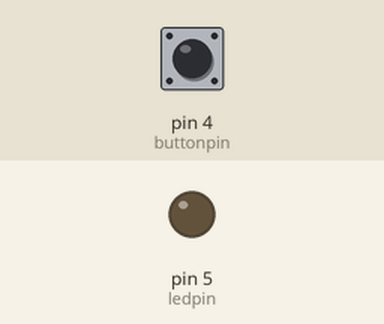
This sketch was run on a simulated Arduino Uno, built with avr-gcc and run on an emulated ATmega328P. Shown: output pins drawn as LEDs (lit = HIGH). The test bench sets the inputs (shaded band); at power-on: pin 4 (buttonpin) LOW.

Above: at 1.2 s.
1.3 s: pin 4 (buttonpin) pulled HIGH for 0.15 s
At 1.37 s:
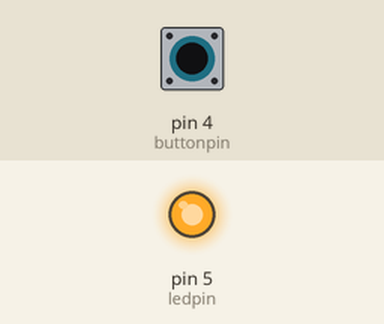
2.9 s: pin 4 (buttonpin) pulled HIGH for 3.2 s
At 6.6 s:
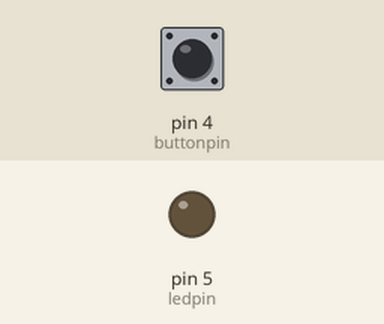
Timing chart, 0 to 8.1 s (numbered marks = the images above; inputs shaded):
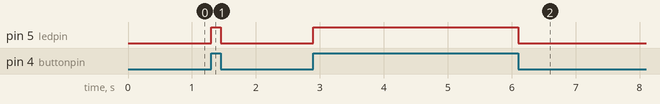

The sketch:

LED_using_push_button.ino
```cpp
int ledpin=5;
int buttonpin=4;
int buttonstate = 0;
void setup() {
  pinMode(ledpin,OUTPUT);
  pinMode(buttonpin,INPUT);

}

void loop() {
  buttonstate = digitalRead(buttonpin);
  if(buttonstate == HIGH)
  {
    digitalWrite(ledpin,HIGH);
  }
  else{
    digitalWrite(ledpin,LOW);
  }
}
```

Measured:
- after the input at 1.3 s, pin 5 (ledpin): LOW → HIGH at once, → LOW 0.15 s later
- after the input at 2.9 s, pin 5 (ledpin): LOW → HIGH at once, → LOW 3.2 s later
